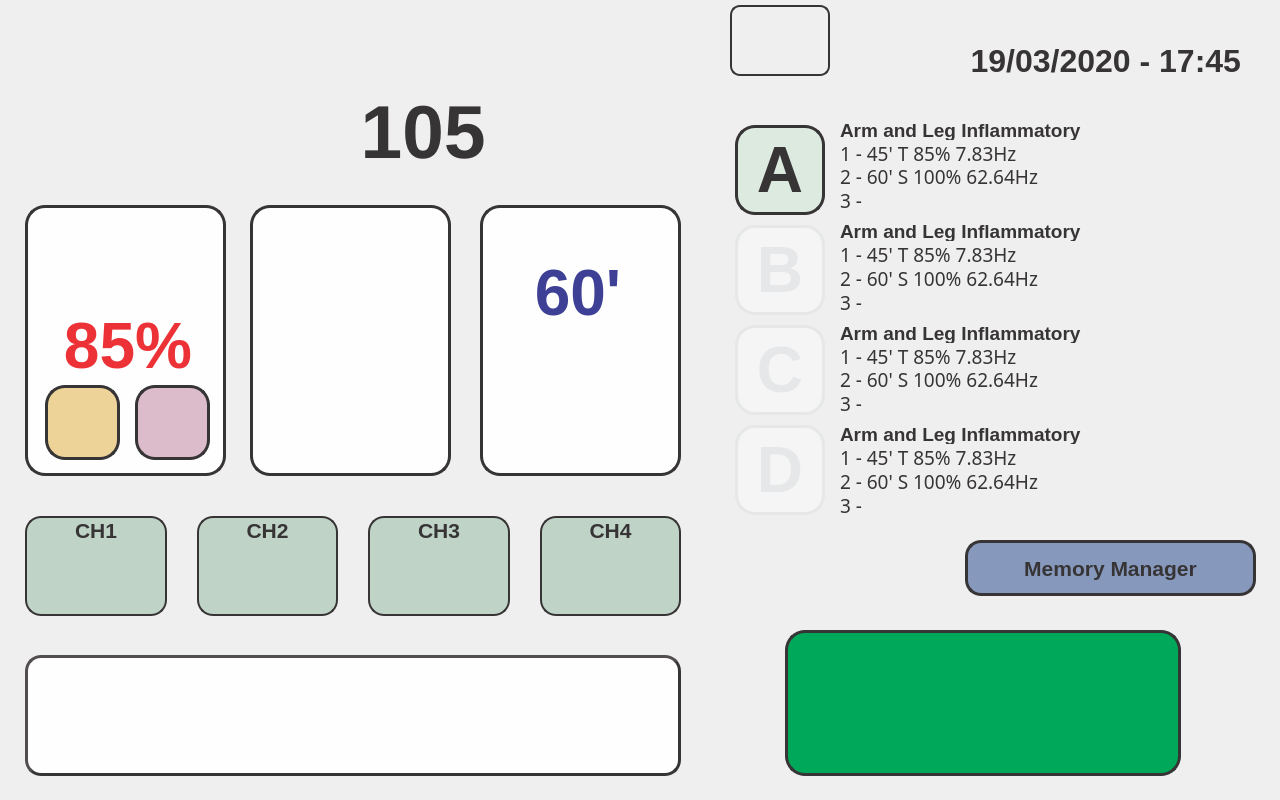
<?xml version="1.0" encoding="UTF-8"?>
<ui version="4.0">
 <class>Dialog</class>
 <widget class="QDialog" name="Dialog">
  <property name="geometry">
   <rect>
    <x>0</x>
    <y>0</y>
    <width>1280</width>
    <height>800</height>
   </rect>
  </property>
  <property name="windowTitle">
   <string>Dialog</string>
  </property>
  <property name="styleSheet">
   <string notr="true">QDialog {
	background-image: url(:/background/resources/bkg_main_no_buttons.png);
}</string>
  </property>
  <widget class="QPushButton" name="startButton">
   <property name="geometry">
    <rect>
     <x>785</x>
     <y>630</y>
     <width>396</width>
     <height>146</height>
    </rect>
   </property>
   <property name="minimumSize">
    <size>
     <width>100</width>
     <height>100</height>
    </size>
   </property>
   <property name="styleSheet">
    <string notr="true">background-image: url(:/buttons/resources/Play.png);
background-color: rgb(0, 168, 89);
background-repeat:no-repeat;
background-position: center center;
border-radius: 20px;
border:3px solid rgb(55, 52, 53);</string>
   </property>
   <property name="text">
    <string/>
   </property>
  </widget>
  <widget class="QLabel" name="totalMinutesLabel">
   <property name="geometry">
    <rect>
     <x>340</x>
     <y>90</y>
     <width>166</width>
     <height>81</height>
    </rect>
   </property>
   <property name="font">
    <font>
     <family>Liberation Sans</family>
     <pointsize>56</pointsize>
     <weight>75</weight>
     <bold>true</bold>
    </font>
   </property>
   <property name="styleSheet">
    <string notr="true">color: rgb(55, 52, 53);</string>
   </property>
   <property name="text">
    <string>105</string>
   </property>
   <property name="alignment">
    <set>Qt::AlignHCenter|Qt::AlignTop</set>
   </property>
  </widget>
  <widget class="QLabel" name="date_timeLabel">
   <property name="geometry">
    <rect>
     <x>910</x>
     <y>40</y>
     <width>331</width>
     <height>41</height>
    </rect>
   </property>
   <property name="font">
    <font>
     <family>Liberation Sans</family>
     <pointsize>24</pointsize>
     <weight>75</weight>
     <bold>true</bold>
    </font>
   </property>
   <property name="styleSheet">
    <string notr="true">color: rgb(55, 52, 53);</string>
   </property>
   <property name="text">
    <string>19/03/2020 - 17:45</string>
   </property>
   <property name="alignment">
    <set>Qt::AlignRight|Qt::AlignTrailing|Qt::AlignVCenter</set>
   </property>
  </widget>
  <widget class="QTextEdit" name="textEdit">
   <property name="geometry">
    <rect>
     <x>25</x>
     <y>655</y>
     <width>656</width>
     <height>121</height>
    </rect>
   </property>
   <property name="styleSheet">
    <string notr="true">border:3px outset;
background-color: rgb(254, 254, 254);
border-radius: 16px;
color: rgb(0, 0, 127);
border-color: rgb(55, 52, 53);</string>
   </property>
  </widget>
  <widget class="QPushButton" name="diagButton">
   <property name="geometry">
    <rect>
     <x>45</x>
     <y>30</y>
     <width>186</width>
     <height>41</height>
    </rect>
   </property>
   <property name="styleSheet">
    <string notr="true">background-color: rgba(255, 255, 255, 0);
border: 0px</string>
   </property>
   <property name="text">
    <string/>
   </property>
  </widget>
  <widget class="QWidget" name="layoutWidget_5">
   <property name="geometry">
    <rect>
     <x>25</x>
     <y>515</y>
     <width>656</width>
     <height>102</height>
    </rect>
   </property>
   <layout class="QHBoxLayout" name="horizontalLayout_4">
    <property name="spacing">
     <number>30</number>
    </property>
    <item>
     <widget class="QPushButton" name="ch1Button">
      <property name="sizePolicy">
       <sizepolicy hsizetype="Preferred" vsizetype="Fixed">
        <horstretch>0</horstretch>
        <verstretch>0</verstretch>
       </sizepolicy>
      </property>
      <property name="minimumSize">
       <size>
        <width>100</width>
        <height>100</height>
       </size>
      </property>
      <property name="font">
       <font>
        <family>Liberation Sans</family>
        <pointsize>16</pointsize>
        <weight>75</weight>
        <bold>true</bold>
       </font>
      </property>
      <property name="focusPolicy">
       <enum>Qt::NoFocus</enum>
      </property>
      <property name="styleSheet">
       <string notr="true">background-color: rgb(191, 211, 199);
border-radius: 16px;
border:2px solid rgb(55, 52, 53);
text-align:top;
color: rgb(55, 52, 53);</string>
      </property>
      <property name="text">
       <string>CH1</string>
      </property>
     </widget>
    </item>
    <item>
     <widget class="QPushButton" name="ch2Button">
      <property name="sizePolicy">
       <sizepolicy hsizetype="Preferred" vsizetype="Fixed">
        <horstretch>0</horstretch>
        <verstretch>0</verstretch>
       </sizepolicy>
      </property>
      <property name="minimumSize">
       <size>
        <width>100</width>
        <height>100</height>
       </size>
      </property>
      <property name="font">
       <font>
        <family>Liberation Sans</family>
        <pointsize>16</pointsize>
        <weight>75</weight>
        <bold>true</bold>
       </font>
      </property>
      <property name="focusPolicy">
       <enum>Qt::NoFocus</enum>
      </property>
      <property name="styleSheet">
       <string notr="true">background-color: rgb(191, 211, 199);
border-radius: 16px;
border:2px solid rgb(55, 52, 53);
text-align:top;
color: rgb(55, 52, 53);</string>
      </property>
      <property name="text">
       <string>CH2</string>
      </property>
     </widget>
    </item>
    <item>
     <widget class="QPushButton" name="ch3Button">
      <property name="sizePolicy">
       <sizepolicy hsizetype="Preferred" vsizetype="Fixed">
        <horstretch>0</horstretch>
        <verstretch>0</verstretch>
       </sizepolicy>
      </property>
      <property name="minimumSize">
       <size>
        <width>100</width>
        <height>100</height>
       </size>
      </property>
      <property name="font">
       <font>
        <family>Liberation Sans</family>
        <pointsize>16</pointsize>
        <weight>75</weight>
        <bold>true</bold>
       </font>
      </property>
      <property name="focusPolicy">
       <enum>Qt::NoFocus</enum>
      </property>
      <property name="styleSheet">
       <string notr="true">background-color: rgb(191, 211, 199);
border-radius: 16px;
border:2px solid rgb(55, 52, 53);
text-align:top;
color: rgb(55, 52, 53);</string>
      </property>
      <property name="text">
       <string>CH3</string>
      </property>
     </widget>
    </item>
    <item>
     <widget class="QPushButton" name="ch4Button">
      <property name="sizePolicy">
       <sizepolicy hsizetype="Preferred" vsizetype="Fixed">
        <horstretch>0</horstretch>
        <verstretch>0</verstretch>
       </sizepolicy>
      </property>
      <property name="minimumSize">
       <size>
        <width>100</width>
        <height>100</height>
       </size>
      </property>
      <property name="font">
       <font>
        <family>Liberation Sans</family>
        <pointsize>16</pointsize>
        <weight>75</weight>
        <bold>true</bold>
       </font>
      </property>
      <property name="focusPolicy">
       <enum>Qt::NoFocus</enum>
      </property>
      <property name="styleSheet">
       <string notr="true">background-color: rgb(191, 211, 199);
border-radius: 16px;
border:2px solid rgb(55, 52, 53);
text-align:top;
color: rgb(55, 52, 53);</string>
      </property>
      <property name="text">
       <string>CH4</string>
      </property>
     </widget>
    </item>
   </layout>
  </widget>
  <widget class="QPushButton" name="wifiButton">
   <property name="geometry">
    <rect>
     <x>730</x>
     <y>5</y>
     <width>100</width>
     <height>71</height>
    </rect>
   </property>
   <property name="minimumSize">
    <size>
     <width>100</width>
     <height>60</height>
    </size>
   </property>
   <property name="font">
    <font>
     <family>Liberation Sans</family>
     <pointsize>20</pointsize>
     <weight>75</weight>
     <bold>true</bold>
    </font>
   </property>
   <property name="focusPolicy">
    <enum>Qt::NoFocus</enum>
   </property>
   <property name="styleSheet">
    <string notr="true">color: rgb(55, 52, 53);
border-radius: 10px;
border:2px solid rgb(55, 52, 53);</string>
   </property>
   <property name="text">
    <string/>
   </property>
   <property name="icon">
    <iconset resource="magnet4_res.qrc">
     <normaloff>:/buttons/resources/wifi-symbol_disa.png</normaloff>:/buttons/resources/wifi-symbol_disa.png</iconset>
   </property>
   <property name="iconSize">
    <size>
     <width>75</width>
     <height>75</height>
    </size>
   </property>
  </widget>
  <widget class="QPushButton" name="memManagerButton">
   <property name="geometry">
    <rect>
     <x>965</x>
     <y>540</y>
     <width>291</width>
     <height>56</height>
    </rect>
   </property>
   <property name="sizePolicy">
    <sizepolicy hsizetype="Preferred" vsizetype="Fixed">
     <horstretch>0</horstretch>
     <verstretch>0</verstretch>
    </sizepolicy>
   </property>
   <property name="minimumSize">
    <size>
     <width>100</width>
     <height>20</height>
    </size>
   </property>
   <property name="font">
    <font>
     <family>Liberation Sans</family>
     <pointsize>16</pointsize>
     <weight>75</weight>
     <bold>true</bold>
    </font>
   </property>
   <property name="focusPolicy">
    <enum>Qt::NoFocus</enum>
   </property>
   <property name="styleSheet">
    <string notr="true">background-color: rgb(134, 152, 188);
border-radius: 16px;
border:3px solid rgb(55, 52, 53);
color: rgb(55, 52, 53);</string>
   </property>
   <property name="text">
    <string>Memory Manager</string>
   </property>
  </widget>
  <widget class="QLabel" name="stage1MinutesLabel">
   <property name="geometry">
    <rect>
     <x>40</x>
     <y>260</y>
     <width>166</width>
     <height>66</height>
    </rect>
   </property>
   <property name="font">
    <font>
     <family>Liberation Sans</family>
     <pointsize>48</pointsize>
     <weight>75</weight>
     <bold>true</bold>
    </font>
   </property>
   <property name="styleSheet">
    <string notr="true">color: rgb(62, 64, 149);</string>
   </property>
   <property name="text">
    <string>45'</string>
   </property>
   <property name="alignment">
    <set>Qt::AlignCenter</set>
   </property>
  </widget>
  <widget class="QPushButton" name="stage1Button">
   <property name="geometry">
    <rect>
     <x>25</x>
     <y>205</y>
     <width>200</width>
     <height>270</height>
    </rect>
   </property>
   <property name="sizePolicy">
    <sizepolicy hsizetype="Fixed" vsizetype="Fixed">
     <horstretch>0</horstretch>
     <verstretch>0</verstretch>
    </sizepolicy>
   </property>
   <property name="minimumSize">
    <size>
     <width>90</width>
     <height>90</height>
    </size>
   </property>
   <property name="maximumSize">
    <size>
     <width>200</width>
     <height>270</height>
    </size>
   </property>
   <property name="styleSheet">
    <string notr="true">background-color: rgba(255, 255, 255, 0);
border: 0px;</string>
   </property>
   <property name="text">
    <string/>
   </property>
  </widget>
  <widget class="QLabel" name="stage3PowerLabel">
   <property name="geometry">
    <rect>
     <x>480</x>
     <y>305</y>
     <width>206</width>
     <height>81</height>
    </rect>
   </property>
   <property name="font">
    <font>
     <family>Liberation Sans</family>
     <pointsize>48</pointsize>
     <weight>75</weight>
     <bold>true</bold>
    </font>
   </property>
   <property name="styleSheet">
    <string notr="true">color: rgb(237, 50, 55);</string>
   </property>
   <property name="text">
    <string>100%</string>
   </property>
   <property name="alignment">
    <set>Qt::AlignCenter</set>
   </property>
  </widget>
  <widget class="QLabel" name="stage2PowerLabel">
   <property name="geometry">
    <rect>
     <x>250</x>
     <y>305</y>
     <width>206</width>
     <height>81</height>
    </rect>
   </property>
   <property name="font">
    <font>
     <family>Liberation Sans</family>
     <pointsize>48</pointsize>
     <weight>75</weight>
     <bold>true</bold>
    </font>
   </property>
   <property name="styleSheet">
    <string notr="true">color: rgb(237, 50, 55);</string>
   </property>
   <property name="text">
    <string>100%</string>
   </property>
   <property name="alignment">
    <set>Qt::AlignCenter</set>
   </property>
  </widget>
  <widget class="QPushButton" name="stage2SignalButton">
   <property name="geometry">
    <rect>
     <x>270</x>
     <y>385</y>
     <width>75</width>
     <height>75</height>
    </rect>
   </property>
   <property name="sizePolicy">
    <sizepolicy hsizetype="Fixed" vsizetype="Fixed">
     <horstretch>0</horstretch>
     <verstretch>0</verstretch>
    </sizepolicy>
   </property>
   <property name="minimumSize">
    <size>
     <width>75</width>
     <height>75</height>
    </size>
   </property>
   <property name="styleSheet">
    <string notr="true">background-image: url(:/buttons/resources/square_75_75.png);
background-repeat:no-repeat;
background-position: center center;
background-color: rgb(237, 211, 152);
border-radius: 20px;
border:3px solid rgb(55, 52, 53);</string>
   </property>
   <property name="text">
    <string/>
   </property>
  </widget>
  <widget class="QLabel" name="stage2MinutesLabel">
   <property name="geometry">
    <rect>
     <x>265</x>
     <y>260</y>
     <width>166</width>
     <height>66</height>
    </rect>
   </property>
   <property name="font">
    <font>
     <family>Liberation Sans</family>
     <pointsize>48</pointsize>
     <weight>75</weight>
     <bold>true</bold>
    </font>
   </property>
   <property name="styleSheet">
    <string notr="true">color: rgb(62, 64, 149);</string>
   </property>
   <property name="text">
    <string>60'</string>
   </property>
   <property name="alignment">
    <set>Qt::AlignCenter</set>
   </property>
  </widget>
  <widget class="QLabel" name="stage1Label">
   <property name="geometry">
    <rect>
     <x>25</x>
     <y>205</y>
     <width>201</width>
     <height>271</height>
    </rect>
   </property>
   <property name="styleSheet">
    <string notr="true">background-image: url(:/stage_buttons/resources/stage1_enable.png);
background-repeat:no-repeat;
background-position: center center;
background-color: rgb(254, 254, 254);
border-radius: 20px;
border:3px solid rgb(55, 52, 53);</string>
   </property>
   <property name="text">
    <string/>
   </property>
  </widget>
  <widget class="QPushButton" name="stage2FreqButton">
   <property name="geometry">
    <rect>
     <x>360</x>
     <y>385</y>
     <width>75</width>
     <height>75</height>
    </rect>
   </property>
   <property name="sizePolicy">
    <sizepolicy hsizetype="Fixed" vsizetype="Fixed">
     <horstretch>0</horstretch>
     <verstretch>0</verstretch>
    </sizepolicy>
   </property>
   <property name="minimumSize">
    <size>
     <width>75</width>
     <height>75</height>
    </size>
   </property>
   <property name="styleSheet">
    <string notr="true">background-image: url(:/frequencies/resources/freq9_75_75.png);
background-repeat:no-repeat;
background-position: center center;
background-color: rgb(220, 188, 203);
border-radius: 20px;
border:3px solid rgb(55, 52, 53);</string>
   </property>
   <property name="text">
    <string/>
   </property>
  </widget>
  <widget class="QPushButton" name="stage3SignalButton">
   <property name="geometry">
    <rect>
     <x>500</x>
     <y>385</y>
     <width>75</width>
     <height>75</height>
    </rect>
   </property>
   <property name="sizePolicy">
    <sizepolicy hsizetype="Fixed" vsizetype="Fixed">
     <horstretch>0</horstretch>
     <verstretch>0</verstretch>
    </sizepolicy>
   </property>
   <property name="minimumSize">
    <size>
     <width>75</width>
     <height>75</height>
    </size>
   </property>
   <property name="styleSheet">
    <string notr="true">background-image: url(:/buttons/resources/sinus_75_75.png);
background-repeat:no-repeat;
background-position: center center;
background-color: rgb(237, 211, 152);
border-radius: 20px;
border:3px solid rgb(55, 52, 53);</string>
   </property>
   <property name="text">
    <string/>
   </property>
  </widget>
  <widget class="QLabel" name="stage1PowerLabel">
   <property name="geometry">
    <rect>
     <x>25</x>
     <y>305</y>
     <width>206</width>
     <height>81</height>
    </rect>
   </property>
   <property name="font">
    <font>
     <family>Liberation Sans</family>
     <pointsize>48</pointsize>
     <weight>75</weight>
     <bold>true</bold>
    </font>
   </property>
   <property name="styleSheet">
    <string notr="true">color: rgb(237, 50, 55);</string>
   </property>
   <property name="text">
    <string>85%</string>
   </property>
   <property name="alignment">
    <set>Qt::AlignCenter</set>
   </property>
  </widget>
  <widget class="QPushButton" name="stage1SignalButton">
   <property name="geometry">
    <rect>
     <x>45</x>
     <y>385</y>
     <width>75</width>
     <height>75</height>
    </rect>
   </property>
   <property name="sizePolicy">
    <sizepolicy hsizetype="Fixed" vsizetype="Fixed">
     <horstretch>0</horstretch>
     <verstretch>0</verstretch>
    </sizepolicy>
   </property>
   <property name="minimumSize">
    <size>
     <width>75</width>
     <height>75</height>
    </size>
   </property>
   <property name="styleSheet">
    <string notr="true">background-image: url(:/buttons/resources/triangular_75_75.png);
background-repeat:no-repeat;
background-position: center center;
background-color: rgb(237, 211, 152);
border-radius: 20px;
border:3px solid rgb(55, 52, 53);</string>
   </property>
   <property name="text">
    <string/>
   </property>
  </widget>
  <widget class="QLabel" name="stage2Label">
   <property name="geometry">
    <rect>
     <x>250</x>
     <y>205</y>
     <width>201</width>
     <height>271</height>
    </rect>
   </property>
   <property name="styleSheet">
    <string notr="true">background-image: url(:/stage_buttons/resources/stage2_enable.png);
background-repeat:no-repeat;
background-position: center center;
background-color: rgb(254, 254, 254);
border-radius: 20px;
border:3px solid rgb(55, 52, 53);</string>
   </property>
   <property name="text">
    <string/>
   </property>
  </widget>
  <widget class="QPushButton" name="stage1FreqButton">
   <property name="geometry">
    <rect>
     <x>135</x>
     <y>385</y>
     <width>75</width>
     <height>75</height>
    </rect>
   </property>
   <property name="sizePolicy">
    <sizepolicy hsizetype="Fixed" vsizetype="Fixed">
     <horstretch>0</horstretch>
     <verstretch>0</verstretch>
    </sizepolicy>
   </property>
   <property name="minimumSize">
    <size>
     <width>75</width>
     <height>75</height>
    </size>
   </property>
   <property name="styleSheet">
    <string notr="true">background-image: url(:/frequencies/resources/freq1_75_75.png);
background-repeat:no-repeat;
background-position: center center;
background-color: rgb(220, 188, 203);
border-radius: 20px;
border:3px solid rgb(55, 52, 53);</string>
   </property>
   <property name="text">
    <string/>
   </property>
  </widget>
  <widget class="QPushButton" name="stage3Button">
   <property name="geometry">
    <rect>
     <x>480</x>
     <y>205</y>
     <width>200</width>
     <height>270</height>
    </rect>
   </property>
   <property name="sizePolicy">
    <sizepolicy hsizetype="Fixed" vsizetype="Fixed">
     <horstretch>0</horstretch>
     <verstretch>0</verstretch>
    </sizepolicy>
   </property>
   <property name="minimumSize">
    <size>
     <width>90</width>
     <height>90</height>
    </size>
   </property>
   <property name="maximumSize">
    <size>
     <width>200</width>
     <height>270</height>
    </size>
   </property>
   <property name="font">
    <font>
     <family>Liberation Mono</family>
     <pointsize>24</pointsize>
     <weight>75</weight>
     <bold>true</bold>
    </font>
   </property>
   <property name="styleSheet">
    <string notr="true">background-color: rgba(255, 255, 255, 0);
border: 0px;</string>
   </property>
   <property name="text">
    <string/>
   </property>
  </widget>
  <widget class="QPushButton" name="stage3FreqButton">
   <property name="geometry">
    <rect>
     <x>590</x>
     <y>385</y>
     <width>75</width>
     <height>75</height>
    </rect>
   </property>
   <property name="sizePolicy">
    <sizepolicy hsizetype="Fixed" vsizetype="Fixed">
     <horstretch>0</horstretch>
     <verstretch>0</verstretch>
    </sizepolicy>
   </property>
   <property name="minimumSize">
    <size>
     <width>75</width>
     <height>75</height>
    </size>
   </property>
   <property name="styleSheet">
    <string notr="true">background-image: url(:/frequencies/resources/freq10_75_75.png);
background-repeat:no-repeat;
background-position: center center;
background-color: rgb(220, 188, 203);
border-radius: 20px;
border:3px solid rgb(55, 52, 53);</string>
   </property>
   <property name="text">
    <string/>
   </property>
  </widget>
  <widget class="QPushButton" name="stage2Button">
   <property name="geometry">
    <rect>
     <x>250</x>
     <y>205</y>
     <width>200</width>
     <height>270</height>
    </rect>
   </property>
   <property name="sizePolicy">
    <sizepolicy hsizetype="Fixed" vsizetype="Fixed">
     <horstretch>0</horstretch>
     <verstretch>0</verstretch>
    </sizepolicy>
   </property>
   <property name="minimumSize">
    <size>
     <width>90</width>
     <height>90</height>
    </size>
   </property>
   <property name="maximumSize">
    <size>
     <width>200</width>
     <height>270</height>
    </size>
   </property>
   <property name="styleSheet">
    <string notr="true">background-color: rgba(255, 255, 255, 0);
border: 0px;</string>
   </property>
   <property name="text">
    <string/>
   </property>
  </widget>
  <widget class="QLabel" name="stage3Label">
   <property name="geometry">
    <rect>
     <x>480</x>
     <y>205</y>
     <width>201</width>
     <height>271</height>
    </rect>
   </property>
   <property name="styleSheet">
    <string notr="true">background-image: url(:/stage_buttons/resources/stage3_enable.png);
background-repeat:no-repeat;
background-position: center center;
background-color: rgb(254, 254, 254);
border-radius: 20px;
border:3px solid rgb(55, 52, 53);</string>
   </property>
   <property name="text">
    <string/>
   </property>
  </widget>
  <widget class="QLabel" name="stage3MinutesLabel">
   <property name="geometry">
    <rect>
     <x>495</x>
     <y>260</y>
     <width>166</width>
     <height>66</height>
    </rect>
   </property>
   <property name="font">
    <font>
     <family>Liberation Sans</family>
     <pointsize>48</pointsize>
     <weight>75</weight>
     <bold>true</bold>
    </font>
   </property>
   <property name="styleSheet">
    <string notr="true">color: rgb(62, 64, 149);</string>
   </property>
   <property name="text">
    <string>60'</string>
   </property>
   <property name="alignment">
    <set>Qt::AlignCenter</set>
   </property>
  </widget>
  <widget class="QPushButton" name="membButton">
   <property name="geometry">
    <rect>
     <x>735</x>
     <y>225</y>
     <width>90</width>
     <height>90</height>
    </rect>
   </property>
   <property name="sizePolicy">
    <sizepolicy hsizetype="Fixed" vsizetype="Fixed">
     <horstretch>0</horstretch>
     <verstretch>0</verstretch>
    </sizepolicy>
   </property>
   <property name="minimumSize">
    <size>
     <width>90</width>
     <height>90</height>
    </size>
   </property>
   <property name="font">
    <font>
     <family>Liberation Sans</family>
     <pointsize>48</pointsize>
     <weight>75</weight>
     <bold>true</bold>
    </font>
   </property>
   <property name="focusPolicy">
    <enum>Qt::NoFocus</enum>
   </property>
   <property name="styleSheet">
    <string notr="true">background-color: rgb(245, 245, 245);
border-radius: 20px;
border:3px solid rgb(230, 231, 232);
color: rgb(230,231,232);</string>
   </property>
   <property name="text">
    <string>B</string>
   </property>
  </widget>
  <widget class="QPushButton" name="memaButton">
   <property name="geometry">
    <rect>
     <x>735</x>
     <y>125</y>
     <width>90</width>
     <height>90</height>
    </rect>
   </property>
   <property name="sizePolicy">
    <sizepolicy hsizetype="Fixed" vsizetype="Fixed">
     <horstretch>0</horstretch>
     <verstretch>0</verstretch>
    </sizepolicy>
   </property>
   <property name="minimumSize">
    <size>
     <width>90</width>
     <height>90</height>
    </size>
   </property>
   <property name="font">
    <font>
     <family>Liberation Sans</family>
     <pointsize>48</pointsize>
     <weight>75</weight>
     <bold>true</bold>
    </font>
   </property>
   <property name="focusPolicy">
    <enum>Qt::NoFocus</enum>
   </property>
   <property name="styleSheet">
    <string notr="true">background-color: rgb(221, 234, 224);
border-radius: 20px;
border:3px solid rgb(55, 52, 53);
color: rgb(55, 52, 53);</string>
   </property>
   <property name="text">
    <string>A</string>
   </property>
  </widget>
  <widget class="QPushButton" name="memcButton">
   <property name="geometry">
    <rect>
     <x>735</x>
     <y>325</y>
     <width>90</width>
     <height>90</height>
    </rect>
   </property>
   <property name="sizePolicy">
    <sizepolicy hsizetype="Fixed" vsizetype="Fixed">
     <horstretch>0</horstretch>
     <verstretch>0</verstretch>
    </sizepolicy>
   </property>
   <property name="minimumSize">
    <size>
     <width>90</width>
     <height>90</height>
    </size>
   </property>
   <property name="font">
    <font>
     <family>Liberation Sans</family>
     <pointsize>48</pointsize>
     <weight>75</weight>
     <bold>true</bold>
    </font>
   </property>
   <property name="focusPolicy">
    <enum>Qt::NoFocus</enum>
   </property>
   <property name="styleSheet">
    <string notr="true">background-color: rgb(245, 245, 245);
border-radius: 20px;
border:3px solid rgb(230, 231, 232);
color: rgb(230,231,232);</string>
   </property>
   <property name="text">
    <string>C</string>
   </property>
  </widget>
  <widget class="QPushButton" name="memdButton">
   <property name="geometry">
    <rect>
     <x>735</x>
     <y>425</y>
     <width>90</width>
     <height>90</height>
    </rect>
   </property>
   <property name="sizePolicy">
    <sizepolicy hsizetype="Fixed" vsizetype="Fixed">
     <horstretch>0</horstretch>
     <verstretch>0</verstretch>
    </sizepolicy>
   </property>
   <property name="minimumSize">
    <size>
     <width>90</width>
     <height>90</height>
    </size>
   </property>
   <property name="font">
    <font>
     <family>Liberation Sans</family>
     <pointsize>48</pointsize>
     <weight>75</weight>
     <bold>true</bold>
    </font>
   </property>
   <property name="focusPolicy">
    <enum>Qt::NoFocus</enum>
   </property>
   <property name="styleSheet">
    <string notr="true">background-color: rgb(245, 245, 245);
border-radius: 20px;
border:3px solid rgb(230, 231, 232);
color: rgb(230,231,232);</string>
   </property>
   <property name="text">
    <string>D</string>
   </property>
  </widget>
  <widget class="QWidget" name="layoutWidget">
   <property name="geometry">
    <rect>
     <x>840</x>
     <y>120</y>
     <width>401</width>
     <height>396</height>
    </rect>
   </property>
   <layout class="QVBoxLayout" name="verticalLayout_8">
    <property name="spacing">
     <number>10</number>
    </property>
    <item>
     <layout class="QVBoxLayout" name="verticalLayout_10">
      <property name="spacing">
       <number>2</number>
      </property>
      <item>
       <widget class="QLabel" name="memaDescLabel">
        <property name="sizePolicy">
         <sizepolicy hsizetype="Preferred" vsizetype="Fixed">
          <horstretch>0</horstretch>
          <verstretch>0</verstretch>
         </sizepolicy>
        </property>
        <property name="minimumSize">
         <size>
          <width>0</width>
          <height>20</height>
         </size>
        </property>
        <property name="font">
         <font>
          <family>Liberation Sans</family>
          <pointsize>14</pointsize>
          <weight>75</weight>
          <bold>true</bold>
         </font>
        </property>
        <property name="styleSheet">
         <string notr="true">color: rgb(55, 52, 53);</string>
        </property>
        <property name="text">
         <string>Arm and Leg Inflammatory</string>
        </property>
       </widget>
      </item>
      <item>
       <widget class="QLabel" name="memaOneLabel">
        <property name="sizePolicy">
         <sizepolicy hsizetype="Preferred" vsizetype="Fixed">
          <horstretch>0</horstretch>
          <verstretch>0</verstretch>
         </sizepolicy>
        </property>
        <property name="minimumSize">
         <size>
          <width>0</width>
          <height>20</height>
         </size>
        </property>
        <property name="font">
         <font>
          <family>Sans Serif</family>
          <pointsize>14</pointsize>
          <weight>50</weight>
          <bold>false</bold>
         </font>
        </property>
        <property name="styleSheet">
         <string notr="true">color: rgb(55, 52, 53);</string>
        </property>
        <property name="text">
         <string>1 - 45' T 85% 7.83Hz</string>
        </property>
       </widget>
      </item>
      <item>
       <widget class="QLabel" name="memaTwoLabel">
        <property name="sizePolicy">
         <sizepolicy hsizetype="Preferred" vsizetype="Fixed">
          <horstretch>0</horstretch>
          <verstretch>0</verstretch>
         </sizepolicy>
        </property>
        <property name="minimumSize">
         <size>
          <width>0</width>
          <height>20</height>
         </size>
        </property>
        <property name="font">
         <font>
          <family>Sans Serif</family>
          <pointsize>14</pointsize>
          <weight>50</weight>
          <bold>false</bold>
         </font>
        </property>
        <property name="styleSheet">
         <string notr="true">color: rgb(55, 52, 53);</string>
        </property>
        <property name="text">
         <string>2 - 60' S 100% 62.64Hz</string>
        </property>
       </widget>
      </item>
      <item>
       <widget class="QLabel" name="memaThreeLabel">
        <property name="sizePolicy">
         <sizepolicy hsizetype="Preferred" vsizetype="Fixed">
          <horstretch>0</horstretch>
          <verstretch>0</verstretch>
         </sizepolicy>
        </property>
        <property name="minimumSize">
         <size>
          <width>0</width>
          <height>10</height>
         </size>
        </property>
        <property name="font">
         <font>
          <family>Sans Serif</family>
          <pointsize>14</pointsize>
          <weight>50</weight>
          <bold>false</bold>
         </font>
        </property>
        <property name="styleSheet">
         <string notr="true">color: rgb(55, 52, 53);</string>
        </property>
        <property name="text">
         <string>3 -</string>
        </property>
       </widget>
      </item>
     </layout>
    </item>
    <item>
     <layout class="QVBoxLayout" name="verticalLayout_11">
      <property name="spacing">
       <number>2</number>
      </property>
      <item>
       <widget class="QLabel" name="membDescLabel">
        <property name="sizePolicy">
         <sizepolicy hsizetype="Preferred" vsizetype="Fixed">
          <horstretch>0</horstretch>
          <verstretch>0</verstretch>
         </sizepolicy>
        </property>
        <property name="minimumSize">
         <size>
          <width>0</width>
          <height>20</height>
         </size>
        </property>
        <property name="font">
         <font>
          <family>Liberation Sans</family>
          <pointsize>14</pointsize>
          <weight>75</weight>
          <bold>true</bold>
         </font>
        </property>
        <property name="styleSheet">
         <string notr="true">color: rgb(55, 52, 53);</string>
        </property>
        <property name="text">
         <string>Arm and Leg Inflammatory</string>
        </property>
       </widget>
      </item>
      <item>
       <widget class="QLabel" name="membOneLabel">
        <property name="sizePolicy">
         <sizepolicy hsizetype="Preferred" vsizetype="Fixed">
          <horstretch>0</horstretch>
          <verstretch>0</verstretch>
         </sizepolicy>
        </property>
        <property name="minimumSize">
         <size>
          <width>0</width>
          <height>20</height>
         </size>
        </property>
        <property name="font">
         <font>
          <family>Sans Serif</family>
          <pointsize>14</pointsize>
          <weight>50</weight>
          <bold>false</bold>
         </font>
        </property>
        <property name="styleSheet">
         <string notr="true">color: rgb(55, 52, 53);</string>
        </property>
        <property name="text">
         <string>1 - 45' T 85% 7.83Hz</string>
        </property>
       </widget>
      </item>
      <item>
       <widget class="QLabel" name="membTwoLabel">
        <property name="sizePolicy">
         <sizepolicy hsizetype="Preferred" vsizetype="Fixed">
          <horstretch>0</horstretch>
          <verstretch>0</verstretch>
         </sizepolicy>
        </property>
        <property name="minimumSize">
         <size>
          <width>0</width>
          <height>20</height>
         </size>
        </property>
        <property name="font">
         <font>
          <family>Sans Serif</family>
          <pointsize>14</pointsize>
          <weight>50</weight>
          <bold>false</bold>
         </font>
        </property>
        <property name="styleSheet">
         <string notr="true">color: rgb(55, 52, 53);</string>
        </property>
        <property name="text">
         <string>2 - 60' S 100% 62.64Hz</string>
        </property>
       </widget>
      </item>
      <item>
       <widget class="QLabel" name="membThreeLabel">
        <property name="sizePolicy">
         <sizepolicy hsizetype="Preferred" vsizetype="Fixed">
          <horstretch>0</horstretch>
          <verstretch>0</verstretch>
         </sizepolicy>
        </property>
        <property name="minimumSize">
         <size>
          <width>0</width>
          <height>10</height>
         </size>
        </property>
        <property name="font">
         <font>
          <family>Sans Serif</family>
          <pointsize>14</pointsize>
          <weight>50</weight>
          <bold>false</bold>
         </font>
        </property>
        <property name="styleSheet">
         <string notr="true">color: rgb(55, 52, 53);</string>
        </property>
        <property name="text">
         <string>3 -</string>
        </property>
       </widget>
      </item>
     </layout>
    </item>
    <item>
     <layout class="QVBoxLayout" name="verticalLayout_13">
      <property name="spacing">
       <number>2</number>
      </property>
      <item>
       <widget class="QLabel" name="memcDescLabel">
        <property name="sizePolicy">
         <sizepolicy hsizetype="Preferred" vsizetype="Fixed">
          <horstretch>0</horstretch>
          <verstretch>0</verstretch>
         </sizepolicy>
        </property>
        <property name="minimumSize">
         <size>
          <width>0</width>
          <height>20</height>
         </size>
        </property>
        <property name="font">
         <font>
          <family>Liberation Sans</family>
          <pointsize>14</pointsize>
          <weight>75</weight>
          <bold>true</bold>
         </font>
        </property>
        <property name="styleSheet">
         <string notr="true">color: rgb(55, 52, 53);</string>
        </property>
        <property name="text">
         <string>Arm and Leg Inflammatory</string>
        </property>
       </widget>
      </item>
      <item>
       <widget class="QLabel" name="memcOneLabel">
        <property name="sizePolicy">
         <sizepolicy hsizetype="Preferred" vsizetype="Fixed">
          <horstretch>0</horstretch>
          <verstretch>0</verstretch>
         </sizepolicy>
        </property>
        <property name="minimumSize">
         <size>
          <width>0</width>
          <height>20</height>
         </size>
        </property>
        <property name="font">
         <font>
          <family>Sans Serif</family>
          <pointsize>14</pointsize>
          <weight>50</weight>
          <bold>false</bold>
         </font>
        </property>
        <property name="styleSheet">
         <string notr="true">color: rgb(55, 52, 53);</string>
        </property>
        <property name="text">
         <string>1 - 45' T 85% 7.83Hz</string>
        </property>
       </widget>
      </item>
      <item>
       <widget class="QLabel" name="memcTwoLabel">
        <property name="sizePolicy">
         <sizepolicy hsizetype="Preferred" vsizetype="Fixed">
          <horstretch>0</horstretch>
          <verstretch>0</verstretch>
         </sizepolicy>
        </property>
        <property name="minimumSize">
         <size>
          <width>0</width>
          <height>20</height>
         </size>
        </property>
        <property name="font">
         <font>
          <family>Sans Serif</family>
          <pointsize>14</pointsize>
          <weight>50</weight>
          <bold>false</bold>
         </font>
        </property>
        <property name="styleSheet">
         <string notr="true">color: rgb(55, 52, 53);</string>
        </property>
        <property name="text">
         <string>2 - 60' S 100% 62.64Hz</string>
        </property>
       </widget>
      </item>
      <item>
       <widget class="QLabel" name="memcThreeLabel">
        <property name="sizePolicy">
         <sizepolicy hsizetype="Preferred" vsizetype="Fixed">
          <horstretch>0</horstretch>
          <verstretch>0</verstretch>
         </sizepolicy>
        </property>
        <property name="minimumSize">
         <size>
          <width>0</width>
          <height>10</height>
         </size>
        </property>
        <property name="font">
         <font>
          <family>Sans Serif</family>
          <pointsize>14</pointsize>
          <weight>50</weight>
          <bold>false</bold>
         </font>
        </property>
        <property name="styleSheet">
         <string notr="true">color: rgb(55, 52, 53);</string>
        </property>
        <property name="text">
         <string>3 -</string>
        </property>
       </widget>
      </item>
     </layout>
    </item>
    <item>
     <layout class="QVBoxLayout" name="verticalLayout_12">
      <property name="spacing">
       <number>2</number>
      </property>
      <item>
       <widget class="QLabel" name="memdDescLabel">
        <property name="sizePolicy">
         <sizepolicy hsizetype="Preferred" vsizetype="Fixed">
          <horstretch>0</horstretch>
          <verstretch>0</verstretch>
         </sizepolicy>
        </property>
        <property name="minimumSize">
         <size>
          <width>0</width>
          <height>20</height>
         </size>
        </property>
        <property name="font">
         <font>
          <family>Liberation Sans</family>
          <pointsize>14</pointsize>
          <weight>75</weight>
          <bold>true</bold>
         </font>
        </property>
        <property name="styleSheet">
         <string notr="true">color: rgb(55, 52, 53);</string>
        </property>
        <property name="text">
         <string>Arm and Leg Inflammatory</string>
        </property>
       </widget>
      </item>
      <item>
       <widget class="QLabel" name="memdOneLabel">
        <property name="sizePolicy">
         <sizepolicy hsizetype="Preferred" vsizetype="Fixed">
          <horstretch>0</horstretch>
          <verstretch>0</verstretch>
         </sizepolicy>
        </property>
        <property name="minimumSize">
         <size>
          <width>0</width>
          <height>20</height>
         </size>
        </property>
        <property name="font">
         <font>
          <family>Sans Serif</family>
          <pointsize>14</pointsize>
          <weight>50</weight>
          <bold>false</bold>
         </font>
        </property>
        <property name="styleSheet">
         <string notr="true">color: rgb(55, 52, 53);</string>
        </property>
        <property name="text">
         <string>1 - 45' T 85% 7.83Hz</string>
        </property>
       </widget>
      </item>
      <item>
       <widget class="QLabel" name="memdTwoLabel">
        <property name="sizePolicy">
         <sizepolicy hsizetype="Preferred" vsizetype="Fixed">
          <horstretch>0</horstretch>
          <verstretch>0</verstretch>
         </sizepolicy>
        </property>
        <property name="minimumSize">
         <size>
          <width>0</width>
          <height>20</height>
         </size>
        </property>
        <property name="font">
         <font>
          <family>Sans Serif</family>
          <pointsize>14</pointsize>
          <weight>50</weight>
          <bold>false</bold>
         </font>
        </property>
        <property name="styleSheet">
         <string notr="true">color: rgb(55, 52, 53);</string>
        </property>
        <property name="text">
         <string>2 - 60' S 100% 62.64Hz</string>
        </property>
       </widget>
      </item>
      <item>
       <widget class="QLabel" name="memdThreeLabel">
        <property name="sizePolicy">
         <sizepolicy hsizetype="Preferred" vsizetype="Fixed">
          <horstretch>0</horstretch>
          <verstretch>0</verstretch>
         </sizepolicy>
        </property>
        <property name="minimumSize">
         <size>
          <width>0</width>
          <height>10</height>
         </size>
        </property>
        <property name="font">
         <font>
          <family>Sans Serif</family>
          <pointsize>14</pointsize>
          <weight>50</weight>
          <bold>false</bold>
         </font>
        </property>
        <property name="styleSheet">
         <string notr="true">color: rgb(55, 52, 53);</string>
        </property>
        <property name="text">
         <string>3 -</string>
        </property>
       </widget>
      </item>
     </layout>
    </item>
   </layout>
  </widget>
 </widget>
 <resources>
  <include location="magnet4_res.qrc"/>
 </resources>
 <connections/>
</ui>
